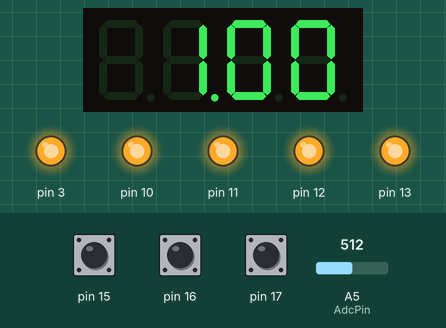
This sketch was run on a simulated Arduino Uno, built with avr-gcc and run on an emulated ATmega328P. On the bench: 4-digit seven-segment display, output pins drawn as LEDs (lit = HIGH). Dashed ring = blinking. Inputs (shaded band) come from the test bench; at power-on: pin 15 HIGH, pin 16 HIGH, A5 (AdcPin) = 512, pin 17 HIGH. What the sketch prints to the serial monitor is not drawn.

Above: at 1.5 s.
1.6 s: pin 15 pulled LOW for 0.15 s
At 2.5 s:
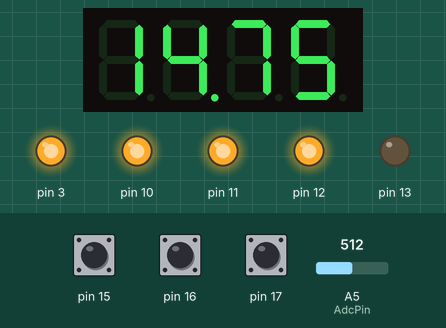
3.2 s: pin 16 pulled LOW for 0.15 s
At 3.42 s:
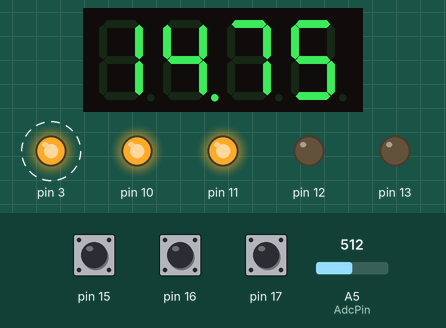
3.9 s: pin 15 pulled LOW for 1 s
At 4.15 s:
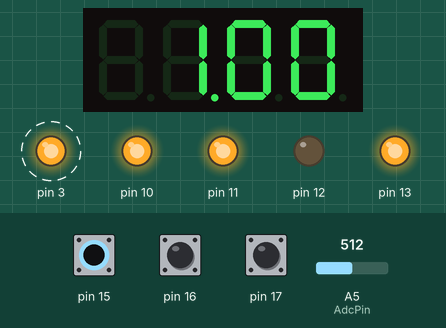
5.5 s: A5 (AdcPin) set to 306
At 6.23 s:
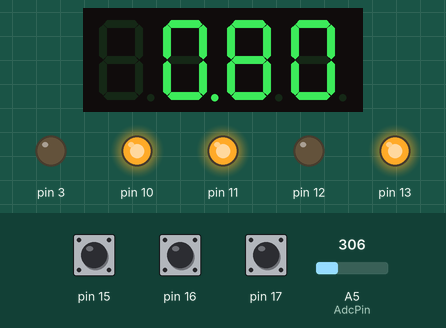
7.0 s: pin 16 pulled LOW for 1 s
At 7.9 s:
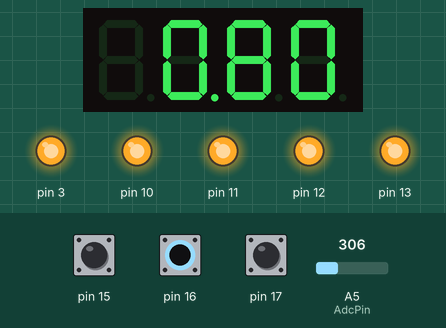
Timing chart, 0 to 10.0 s (numbered marks = the images above; inputs shaded):
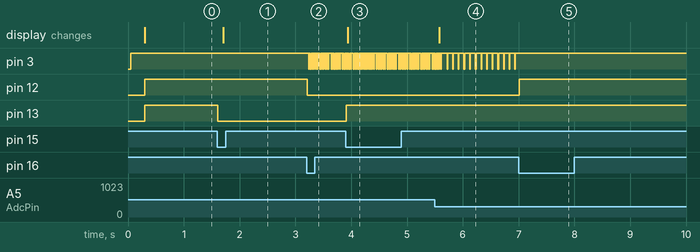

The sketch:

lambda-display.ino
```cpp
#include <Wire.h>
#include <TimerOne.h>
#include <MultiFuncShield.h>


enum FormatType : int {
    FormatLambda = 0,
    FormatAFR,
    FormatLast
};


static float toValue(unsigned int conv, FormatType formatType);


static const int AdcPin = A5;
static const int AdcResolution = 1024;
static const int AdcVoltage = 5000;                     /* mV */
static const unsigned long DisplayUpdatePeriod = 200;   /* ms */
static const unsigned long SoundUpdatePeriod = 200;     /* ms */
static const float LambdaOffset = 0.5;
static const float AFREnd = 22.1;
static const float AFRStart = 7.4;


void
setup()
{
    Serial.begin(115200);
    Timer1.initialize();
    MFS.initialize(&Timer1);

    /* Init test of the MFS. */

    MFS.beep(5);
    MFS.write("8.8.8.8.");
    MFS.writeLeds(LED_1 | LED_2 | LED_3 | LED_4, 1);
    delay(300);
    MFS.write("");
    MFS.writeLeds(LED_1 | LED_2 | LED_3 | LED_4, 0);
}


void
loop()
{
    static FormatType formatType = FormatLambda;
    static bool sound = false;
    static unsigned long last_display_update = 0;
    static unsigned long last_sound_update = 0;

    /* Assuming that ADC voltage is 5V. */

    int conv = analogRead(AdcPin);
    auto timestamp = millis();
    auto value = toValue(conv, formatType);

    /* LED indicator output. */

    if (millis() - last_display_update >= DisplayUpdatePeriod) {
        last_display_update = millis();
        MFS.write(value, 2);
    }

    /* Serial output. */

    Serial.print("ms=");
    Serial.print(timestamp);
    Serial.print(" adc=");
    Serial.print(conv);
    Serial.print(" mV=");
    Serial.print((int32_t) conv * AdcVoltage / AdcResolution);
    Serial.print(" lambda=");
    Serial.print(toValue(conv, FormatLambda));
    Serial.print(" afr=");
    Serial.println(toValue(conv, FormatAFR));

    /*
     * Sound indication of how far is AFR value away from 1.0.
     * The further the value is away from 1.0 the more frequent the beeps are.
     * AFR is in range [0.5; 1.5].
     */

    if (sound && millis() - last_sound_update >= SoundUpdatePeriod) {
        last_sound_update = millis();
        auto mid = AdcResolution / 2;
        unsigned int period = abs(mid - conv) * (20 - 1) / mid + 1;

        MFS.beep(1, 1, 1, 0, period);
    }

    /*
     * Handle button actions:
     * S1 press: switch output format type.
     * S2 press turn on sound indication.
     */

    auto button = MFS.getButton();

    switch (button) {


    case BUTTON_1_PRESSED:

        formatType = (FormatType) ((formatType + 1) % FormatLast);

        break;


    case BUTTON_2_PRESSED:

        sound = !sound;

        if (!sound) {
            MFS.beep(0);
        }

        break;


    }

    MFS.writeLeds(LED_1, formatType != 0);
    MFS.writeLeds(LED_2, sound);
    delay(1);
}


static float
toValue(unsigned int conv, FormatType formatType)
{
    switch (formatType) {


    case FormatLambda:

        return LambdaOffset + (float) conv / AdcResolution;

    case FormatAFR:

        return conv * (AFREnd - AFRStart) / AdcResolution + AFRStart;

    case FormatLast:

        abort();


    }

    return 0;
}
```

Measured:
- after the input at 1.6 s, pin 13: HIGH → LOW at once; the display: changes after 0.11 s (image 1)
- after the input at 3.2 s, pin 3: alternates HIGH for 0.02 s and LOW for 0.01 s, starting at once; pin 12: HIGH → LOW at once
- after the input at 3.9 s, pin 13: LOW → HIGH at once; the display: changes at once (image 3)
- after the input at 5.5 s, the display: changes after 0.08 s (image 4)
- after the input at 7.0 s, pin 3: stops changing and stays HIGH; pin 12: LOW → HIGH at once
